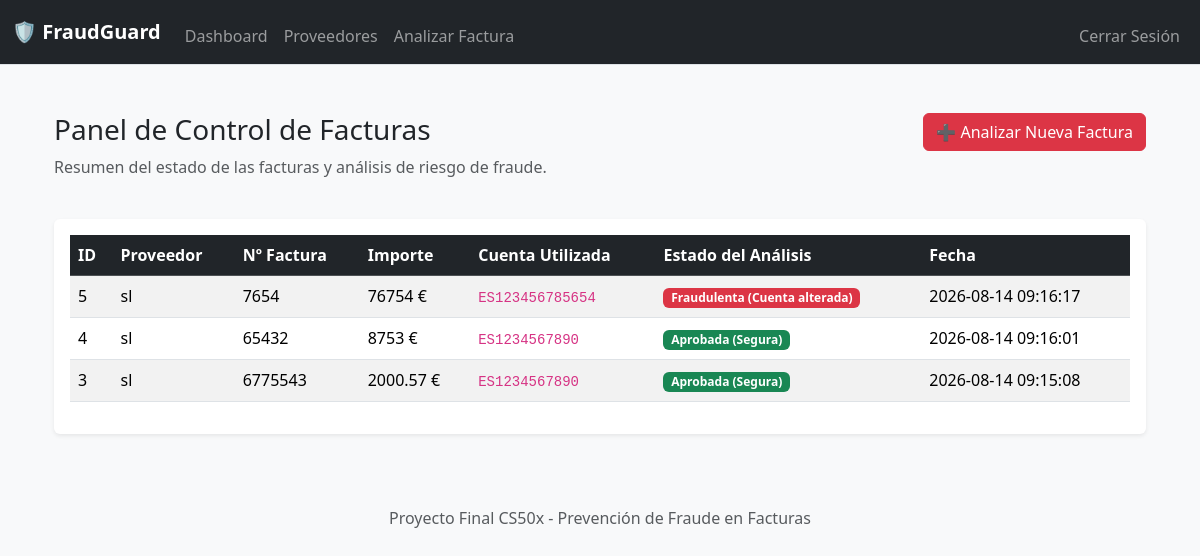
The page / (signed in) on the database its author committed.
### tables this page shows
CREATE TABLE invoices (
    id INTEGER PRIMARY KEY AUTOINCREMENT,
    user_id INTEGER,
    supplier_name TEXT,
    invoice_number TEXT,
    amount NUMERIC,
    account_used TEXT,
    status TEXT,
    date TIMESTAMP DEFAULT CURRENT_TIMESTAMP,
    FOREIGN KEY(user_id) REFERENCES users(id)
);

### app.py (the view)
@app.route("/")
@login_required
def index():
    invoices = db.execute(
        "SELECT * FROM invoices WHERE user_id = ? ORDER BY date DESC",
        session["user_id"]
    )
    return render_template("index.html", invoices=invoices)

### helpers.py (called while the page is built)
def login_required(f):
    @wraps(f)
    def decorated_function(*args, **kwargs):
        if session.get("user_id") is None:
            return redirect("/login")
        return f(*args, **kwargs)
    return decorated_function

### templates/index.html (shortened to what this page needs)
{% extends "layout.html" %}
{% block main %}
    <div class="container">
        <div class="row mb-4">
            <div class="col">
                <h1 class="h3">Panel de Control de Facturas</h1>
                <p class="text-muted">Resumen del estado de las facturas y análisis de riesgo de fraude.</p>
            </div>
            <div class="col text-end">
                <a href="/check" class="btn btn-danger">➕ Analizar Nueva Factura</a>            </div>
        </div>
        <div class="card shadow-sm border-0">
            <div class="card-body">
                <div class="table-responsive">
                    <table class="table table-striped align-middle">
                        <thead class="table-dark">
                            <tr>
                                <th>ID</th>
                                <th>Proveedor</th>
                                <th>Nº Factura</th>
                                <th>Importe</th>
                                <th>Cuenta Utilizada</th>
                                <th>Estado del Análisis</th>
                                <th>Fecha</th>
                            </tr>
                        </thead>
                        <tbody>
                            {% for invoice in invoices %}
                                <tr>
                                    <td>{{ invoice.id }}</td>
                                    <td>{{ invoice.supplier_name }}</td>
                                    <td>{{ invoice.invoice_number }}</td>
                                    <td>{{ invoice.amount }} €</td>
                                    <td><code>{{ invoice.account_used }}</code></td>
                                    <td>
                                        <span class="badge {% if 'Aprobada' in invoice.status %}bg-success{% elif 'Sospechosa' in invoice.status %}bg-warning text-dark{% else %}bg-danger{% endif %}">
                                            {{ invoice.status }}
                                        </span>
                                    </td>
                                    <td>{{ invoice.date }}</td>
                                </tr>
                            {% else %}
                                <tr>
                                    <td colspan="7" class="text-center text-muted">No hay facturas registradas todavía.</td>
                                </tr>
                            {% endfor %}
                        </tbody>
                    </table>
                </div>
            </div>
        </div>
    </div>
{% endblock %}

### templates/layout.html (shortened to what this page needs)
<!DOCTYPE html>
<html lang="en">
    <head>
        <link href="https://cdn.jsdelivr.net/npm/bootstrap@5.3.3/dist/css/bootstrap.min.css" rel="stylesheet">
    </head>
    <body class="bg-light">
        <nav class="navbar navbar-expand-md navbar-dark bg-dark border-bottom">
            <div class="container-fluid">
                <a class="navbar-brand" href="/">🛡️ <strong>FraudGuard</strong></a>
                <div class="collapse navbar-collapse" id="navbar">
                    {% if session["user_id"] %}
                        <ul class="navbar-nav me-auto mt-2">
                            <li class="nav-item"><a class="nav-link" href="/">Dashboard</a></li>
                            <li class="nav-item"><a class="nav-link" href="/suppliers">Proveedores</a></li>
                            <li class="nav-item"><a class="nav-link" href="/check">Analizar Factura</a></li>
                        </ul>
                        <ul class="navbar-nav ms-auto mt-2">
                            <li class="nav-item"><a class="nav-link" href="/logout">Cerrar Sesión</a></li>
                        </ul>
                    {% else %}
                        <ul class="navbar-nav ms-auto mt-2">
                            <li class="nav-item"><a class="nav-link" href="/register">Registrarse</a></li>
                            <li class="nav-item"><a class="nav-link" href="/login">Iniciar Sesión</a></li>
                        </ul>
                    {% endif %}
                </div>
            </div>
        </nav>
        <main class="container py-5">
            {% block main %}{% endblock %}
        </main>
        <footer class="text-center text-muted py-4">
            <p>Proyecto Final CS50x - Prevención de Fraude en Facturas</p>
        </footer>
    </body>
</html>

### rows shown on the page
invoices: id "5", supplier_name "sl", invoice_number "7654", amount "76754", account_used "ES123456785654", status "Fraudulenta (Cuenta alterada)", date "2026-08-14 09:16:17"
invoices: id "4", supplier_name "sl", invoice_number "65432", amount "8753", account_used "ES1234567890", status "Aprobada (Segura)", date "2026-08-14 09:16:01"
invoices: id "3", supplier_name "sl", invoice_number "6775543", amount "2000.57", account_used "ES1234567890", status "Aprobada (Segura)", date "2026-08-14 09:15:08"
